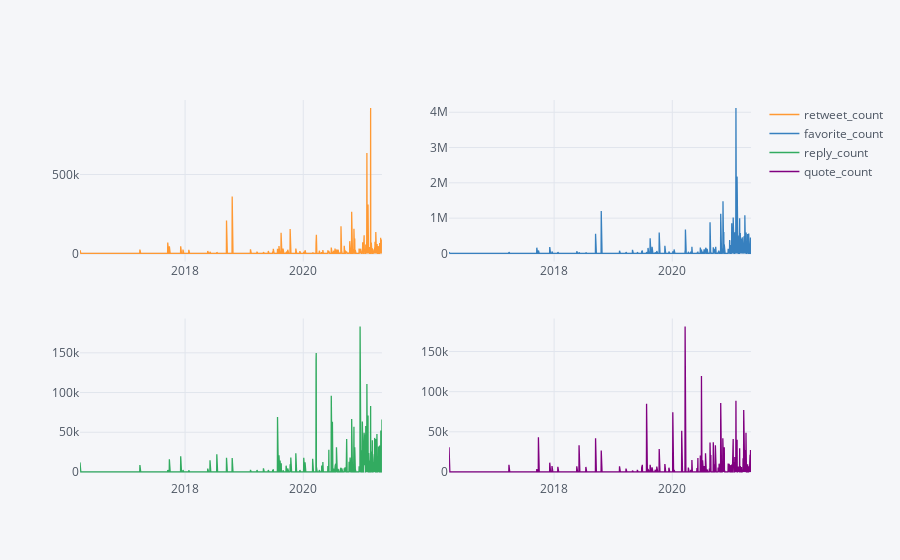

Notebook source saved alongside this figure:
### Code cell
dff_out = dff[(z_scores >= 2).all(axis=1)]

dff_out.groupby(pd.Grouper(freq='d')).sum().iplot(subplots=True)

### Figure 1 — Plotly figure (JSON) as saved in the notebook; plotly's stock layout.template omitted (floating-point values rounded to 4 significant figures; data arrays with more than 128 entries replaced by an {"elided": "..."} marker saying what was removed)
{"data": [{"line": {"color": "rgba(255, 153, 51, 1.0)", "dash": "solid", "shape": "linear", "width": 1.3}, "mode": "lines", "name": "retweet_count", "text": "", "type": "scatter", "x": {"elided": "1866 str values"}, "xaxis": "x", "y": {"elided": "1866 int values"}, "yaxis": "y"}, {"line": {"color": "rgba(55, 128, 191, 1.0)", "dash": "solid", "shape": "linear", "width": 1.3}, "mode": "lines", "name": "favorite_count", "text": "", "type": "scatter", "x": {"elided": "1866 str values"}, "xaxis": "x2", "y": {"elided": "1866 int values"}, "yaxis": "y2"}, {"line": {"color": "rgba(50, 171, 96, 1.0)", "dash": "solid", "shape": "linear", "width": 1.3}, "mode": "lines", "name": "reply_count", "text": "", "type": "scatter", "x": {"elided": "1866 str values"}, "xaxis": "x3", "y": {"elided": "1866 int values"}, "yaxis": "y3"}, {"line": {"color": "rgba(128, 0, 128, 1.0)", "dash": "solid", "shape": "linear", "width": 1.3}, "mode": "lines", "name": "quote_count", "text": "", "type": "scatter", "x": {"elided": "1866 str values"}, "xaxis": "x4", "y": {"elided": "1866 int values"}, "yaxis": "y4"}], "layout": {"legend": {"bgcolor": "#F5F6F9", "font": {"color": "#4D5663"}}, "paper_bgcolor": "#F5F6F9", "plot_bgcolor": "#F5F6F9", "title": {"font": {"color": "#4D5663"}}, "xaxis": {"anchor": "y", "domain": [0, 0.45], "gridcolor": "#E1E5ED", "showgrid": true, "tickfont": {"color": "#4D5663"}, "title": {"font": {"color": "#4D5663"}, "text": ""}, "zerolinecolor": "#E1E5ED"}, "xaxis2": {"anchor": "y2", "domain": [0.55, 1], "gridcolor": "#E1E5ED", "showgrid": true, "tickfont": {"color": "#4D5663"}, "title": {"font": {"color": "#4D5663"}, "text": ""}, "zerolinecolor": "#E1E5ED"}, "xaxis3": {"anchor": "y3", "domain": [0, 0.45], "gridcolor": "#E1E5ED", "showgrid": true, "tickfont": {"color": "#4D5663"}, "title": {"font": {"color": "#4D5663"}, "text": ""}, "zerolinecolor": "#E1E5ED"}, "xaxis4": {"anchor": "y4", "domain": [0.55, 1], "gridcolor": "#E1E5ED", "showgrid": true, "tickfont": {"color": "#4D5663"}, "title": {"font": {"color": "#4D5663"}, "text": ""}, "zerolinecolor": "#E1E5ED"}, "yaxis": {"anchor": "x", "domain": [0.575, 1], "gridcolor": "#E1E5ED", "showgrid": true, "tickfont": {"color": "#4D5663"}, "title": {"font": {"color": "#4D5663"}, "text": ""}, "zerolinecolor": "#E1E5ED"}, "yaxis2": {"anchor": "x2", "domain": [0.575, 1], "gridcolor": "#E1E5ED", "showgrid": true, "tickfont": {"color": "#4D5663"}, "title": {"font": {"color": "#4D5663"}, "text": ""}, "zerolinecolor": "#E1E5ED"}, "yaxis3": {"anchor": "x3", "domain": [0, 0.425], "gridcolor": "#E1E5ED", "showgrid": true, "tickfont": {"color": "#4D5663"}, "title": {"font": {"color": "#4D5663"}, "text": ""}, "zerolinecolor": "#E1E5ED"}, "yaxis4": {"anchor": "x4", "domain": [0, 0.425], "gridcolor": "#E1E5ED", "showgrid": true, "tickfont": {"color": "#4D5663"}, "title": {"font": {"color": "#4D5663"}, "text": ""}, "zerolinecolor": "#E1E5ED"}}}
